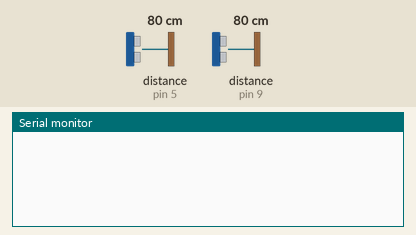
Simulated run of this sketch. Board: Arduino Uno, built with avr-gcc and run on an emulated ATmega328P. Parts: the last lines printed to the serial monitor. Wiring (inferred from the names in the program): 2 × ultrasonic range finder: trigger pin 4, echo pin 5 / trigger pin 8, echo pin 9. The test bench sets the inputs (shaded band); at power-on: distance to the obstacle (sensors on pin 5, pin 9) 80 cm. The echo pulse lasts 58.3 µs per cm.

Above: at 1.2 s.
1.3 s: distance to the obstacle (sensor on pin 5) set to 2 cm
At 2.5 s:
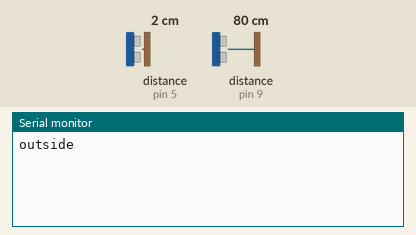
2.8 s: distance to the obstacle (sensor on pin 9) set to 2 cm
At 3.7 s:
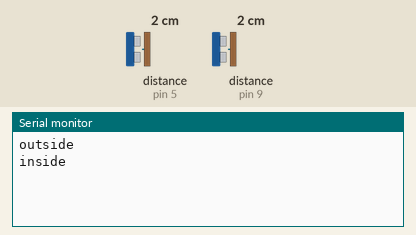

Measured:
- after the input at 1.3 s, the serial monitor: prints a new line at once (image 1)
- after the input at 2.8 s, the serial monitor: prints a new line at once (image 2)

The sketch:

UNO_R3.ino
```cpp
#include <SoftwareSerial.h>

// WiFi module
#define WIFI_RX_PIN 3
#define WIFI_TX_PIN 2
// Presence sensor installed inside
#define TRIG_INSIDE 8
#define ECHO_INSIDE 9
// Presence sensor installed outside
#define TRIG_OUTSIDE 4
#define ECHO_OUTSIDE 5

#define OK_OUTSIDE 11
#define OK_INSIDE 10

#define MIN_DISTANCE 30 // minimum distance to trigger the door opening

SoftwareSerial wifi_module(WIFI_TX_PIN, WIFI_RX_PIN);

// utility functions
bool checkPresence(int trig, int echo);

// sensor locks
bool stop_inside = false;
bool stop_outside = false;

void setup() {
  // initialization of serial communication
  Serial.begin(9600);
  wifi_module.begin(9600);

  // Setup of the sensor inside the room
  pinMode(TRIG_INSIDE, OUTPUT);
  pinMode(ECHO_INSIDE, INPUT);

  // setup of the sensor outside the room
  pinMode(TRIG_OUTSIDE, OUTPUT);
  pinMode(ECHO_OUTSIDE, INPUT);
}

void loop() {
  bool presence_inside = false;
  bool presence_outside = false;

  if(!stop_inside){
    presence_inside = checkPresence(TRIG_INSIDE, ECHO_INSIDE);
  }

  if(!stop_outside){
    presence_outside = checkPresence(TRIG_OUTSIDE, ECHO_OUTSIDE);
  }

  if(presence_inside){
    Serial.write("inside\n");
    wifi_module.write("inside");
    stop_inside = true;
  }

  if (presence_outside){
    Serial.write("outside\n");
    wifi_module.write("outside");
    stop_outside = true;
  }

  if(wifi_module.available()){
    int response = wifi_module.readString().toInt();

    if(response == OK_OUTSIDE){
      delay(2000);
      stop_inside = stop_outside = false;
      Serial.println("Resetting sensors...");
    }
  }
}

bool checkPresence(int trig, int echo){
  digitalWrite(trig, LOW);
  delayMicroseconds(2);
  digitalWrite(trig, HIGH);
  delayMicroseconds(10);
  digitalWrite(trig, LOW);
  long duration = pulseIn(echo, HIGH);
  float distance = duration * 0.0343 / 2;

  return (distance < MIN_DISTANCE) ? true : false;
}
```
